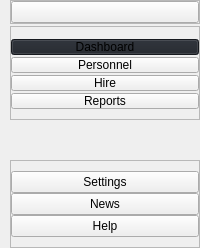
     <widget class="QWidget" name="leftMenuContainer" native="true">
      <layout class="QVBoxLayout" name="verticalLayout">
       <property name="spacing">
        <number>0</number>
       </property>
       <property name="leftMargin">
        <number>5</number>
       </property>
       <property name="topMargin">
        <number>0</number>
       </property>
       <property name="rightMargin">
        <number>0</number>
       </property>
       <property name="bottomMargin">
        <number>0</number>
       </property>
       <item>
        <widget class="QWidget" name="leftMenuSubContainer" native="true">
         <layout class="QVBoxLayout" name="verticalLayout_2">
          <property name="spacing">
           <number>0</number>
          </property>
          <property name="leftMargin">
           <number>5</number>
          </property>
          <property name="topMargin">
           <number>0</number>
          </property>
          <property name="rightMargin">
           <number>0</number>
          </property>
          <property name="bottomMargin">
           <number>0</number>
          </property>
          <item alignment="Qt::AlignTop">
           <widget class="QFrame" name="frame">
            <property name="frameShape">
             <enum>QFrame::StyledPanel</enum>
            </property>
            <property name="frameShadow">
             <enum>QFrame::Raised</enum>
            </property>
            <layout class="QHBoxLayout" name="horizontalLayout_2">
             <property name="spacing">
              <number>0</number>
             </property>
             <property name="leftMargin">
              <number>0</number>
             </property>
             <property name="topMargin">
              <number>0</number>
             </property>
             <property name="rightMargin">
              <number>0</number>
             </property>
             <property name="bottomMargin">
              <number>0</number>
             </property>
             <item>
              <widget class="QPushButton" name="menuBtn">
               <property name="cursor">
                <cursorShape>PointingHandCursor</cursorShape>
               </property>
               <property name="toolTip">
                <string>Menu</string>
               </property>
               <property name="text">
                <string/>
               </property>
               <property name="icon">
                <iconset resource="resources.qrc">
                 <normaloff>:/icons/icons/white/align-justify.svg</normaloff>:/icons/icons/white/align-justify.svg</iconset>
               </property>
               <property name="iconSize">
                <size>
                 <width>24</width>
                 <height>24</height>
                </size>
               </property>
              </widget>
             </item>
            </layout>
           </widget>
          </item>
          <item alignment="Qt::AlignTop">
           <widget class="QFrame" name="frame_2">
            <property name="sizePolicy">
             <sizepolicy hsizetype="Preferred" vsizetype="Preferred">
              <horstretch>0</horstretch>
              <verstretch>0</verstretch>
             </sizepolicy>
            </property>
            <property name="styleSheet">
             <string notr="true">margin-top:2px</string>
            </property>
            <property name="frameShape">
             <enum>QFrame::StyledPanel</enum>
            </property>
            <property name="frameShadow">
             <enum>QFrame::Raised</enum>
            </property>
            <layout class="QVBoxLayout" name="verticalLayout_3">
             <property name="spacing">
              <number>0</number>
             </property>
             <property name="leftMargin">
              <number>0</number>
             </property>
             <property name="topMargin">
              <number>10</number>
             </property>
             <property name="rightMargin">
              <number>0</number>
             </property>
             <property name="bottomMargin">
              <number>10</number>
             </property>
             <item>
              <widget class="QPushButton" name="dashboardBtn">
               <property name="cursor">
                <cursorShape>PointingHandCursor</cursorShape>
               </property>
               <property name="toolTip">
                <string>View Dashboard</string>
               </property>
               <property name="styleSheet">
                <string notr="true">background-color:#1f232a</string>
               </property>
               <property name="text">
                <string>Dashboard</string>
               </property>
               <property name="icon">
                <iconset resource="resources.qrc">
                 <normaloff>:/icons/icons/white/home.svg</normaloff>:/icons/icons/white/home.svg</iconset>
               </property>
               <property name="iconSize">
                <size>
                 <width>24</width>
                 <height>24</height>
                </size>
               </property>
              </widget>
             </item>
             <item>
              <widget class="QPushButton" name="personnelBtn">
               <property name="cursor">
                <cursorShape>PointingHandCursor</cursorShape>
               </property>
               <property name="toolTip">
                <string>View  Personnel</string>
               </property>
               <property name="text">
                <string>Personnel</string>
               </property>
               <property name="icon">
                <iconset resource="resources.qrc">
                 <normaloff>:/icons/icons/white/users.svg</normaloff>:/icons/icons/white/users.svg</iconset>
               </property>
               <property name="iconSize">
                <size>
                 <width>24</width>
                 <height>24</height>
                </size>
               </property>
              </widget>
             </item>
             <item>
              <widget class="QPushButton" name="hireBtn">
               <property name="cursor">
                <cursorShape>PointingHandCursor</cursorShape>
               </property>
               <property name="toolTip">
                <string>Data Analysis</string>
               </property>
               <property name="text">
                <string>Hire</string>
               </property>
               <property name="icon">
                <iconset resource="resources.qrc">
                 <normaloff>:/icons/icons/white/user-plus.svg</normaloff>:/icons/icons/white/user-plus.svg</iconset>
               </property>
               <property name="iconSize">
                <size>
                 <width>24</width>
                 <height>24</height>
                </size>
               </property>
              </widget>
             </item>
             <item>
              <widget class="QPushButton" name="reportBtn">
               <property name="cursor">
                <cursorShape>PointingHandCursor</cursorShape>
               </property>
               <property name="toolTip">
                <string>View Reports</string>
               </property>
               <property name="styleSheet">
                <string notr="true"/>
               </property>
               <property name="text">
                <string>Reports</string>
               </property>
               <property name="icon">
                <iconset resource="resources.qrc">
                 <normaloff>:/icons/icons/white/clipboard.svg</normaloff>:/icons/icons/white/clipboard.svg</iconset>
               </property>
               <property name="iconSize">
                <size>
                 <width>20</width>
                 <height>24</height>
                </size>
               </property>
               <property name="autoRepeat">
                <bool>false</bool>
               </property>
               <property name="autoExclusive">
                <bool>false</bool>
               </property>
              </widget>
             </item>
            </layout>
           </widget>
          </item>
          <item>
           <spacer name="verticalSpacer">
            <property name="orientation">
             <enum>Qt::Vertical</enum>
            </property>
            <property name="sizeHint" stdset="0">
             <size>
              <width>20</width>
              <height>40</height>
             </size>
            </property>
           </spacer>
          </item>
          <item>
           <widget class="QFrame" name="frame_3">
            <property name="frameShape">
             <enum>QFrame::StyledPanel</enum>
            </property>
            <property name="frameShadow">
             <enum>QFrame::Raised</enum>
            </property>
            <layout class="QVBoxLayout" name="verticalLayout_4">
             <property name="spacing">
              <number>0</number>
             </property>
             <property name="leftMargin">
              <number>0</number>
             </property>
             <property name="topMargin">
              <number>10</number>
             </property>
             <property name="rightMargin">
              <number>0</number>
             </property>
             <property name="bottomMargin">
              <number>10</number>
             </property>
             <item>
              <widget class="QPushButton" name="settingsBtn">
               <property name="cursor">
                <cursorShape>PointingHandCursor</cursorShape>
               </property>
               <property name="toolTip">
                <string>Go to Settings</string>
               </property>
               <property name="text">
                <string>Settings</string>
               </property>
               <property name="icon">
                <iconset resource="resources.qrc">
                 <normaloff>:/icons/icons/white/settings.svg</normaloff>:/icons/icons/white/settings.svg</iconset>
               </property>
               <property name="iconSize">
                <size>
                 <width>24</width>
                 <height>24</height>
                </size>
               </property>
              </widget>
             </item>
             <item>
              <widget class="QPushButton" name="newsBtn">
               <property name="minimumSize">
                <size>
                 <width>0</width>
                 <height>0</height>
                </size>
               </property>
               <property name="cursor">
                <cursorShape>PointingHandCursor</cursorShape>
               </property>
               <property name="toolTip">
                <string>View Information</string>
               </property>
               <property name="text">
                <string>News</string>
               </property>
               <property name="icon">
                <iconset resource="resources.qrc">
                 <normaloff>:/icons/icons/white/rss.svg</normaloff>:/icons/icons/white/rss.svg</iconset>
               </property>
               <property name="iconSize">
                <size>
                 <width>24</width>
                 <height>24</height>
                </size>
               </property>
              </widget>
             </item>
             <item>
              <widget class="QPushButton" name="helpBtn">
               <property name="cursor">
                <cursorShape>PointingHandCursor</cursorShape>
               </property>
               <property name="toolTip">
                <string>Get More Help</string>
               </property>
               <property name="text">
                <string>Help</string>
               </property>
               <property name="icon">
                <iconset resource="resources.qrc">
                 <normaloff>:/icons/icons/white/help-circle.svg</normaloff>:/icons/icons/white/help-circle.svg</iconset>
               </property>
               <property name="iconSize">
                <size>
                 <width>24</width>
                 <height>24</height>
                </size>
               </property>
              </widget>
             </item>
            </layout>
           </widget>
          </item>
         </layout>
        </widget>
       </item>
      </layout>
     </widget>
